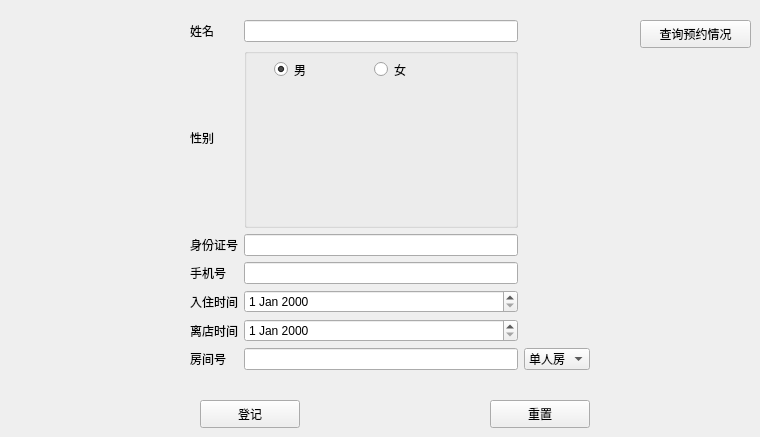
     <widget class="QWidget" name="tab_2">
      <property name="styleSheet">
       <string notr="true"/>
      </property>
      <attribute name="title">
       <string>登记</string>
      </attribute>
      <widget class="QPushButton" name="btnRegister">
       <property name="geometry">
        <rect>
         <x>200</x>
         <y>400</y>
         <width>100</width>
         <height>28</height>
        </rect>
       </property>
       <property name="text">
        <string>登记</string>
       </property>
      </widget>
      <widget class="QPushButton" name="btnBClear">
       <property name="geometry">
        <rect>
         <x>490</x>
         <y>400</y>
         <width>100</width>
         <height>28</height>
        </rect>
       </property>
       <property name="text">
        <string>重置</string>
       </property>
      </widget>
      <widget class="QWidget" name="widget_9" native="true">
       <property name="geometry">
        <rect>
         <x>190</x>
         <y>20</y>
         <width>400</width>
         <height>350</height>
        </rect>
       </property>
       <property name="styleSheet">
        <string notr="true"/>
       </property>
       <layout class="QGridLayout" name="gridLayout_6">
        <item row="0" column="1">
         <widget class="QLineEdit" name="letBName"/>
        </item>
        <item row="3" column="0">
         <widget class="QLabel" name="label_11">
          <property name="text">
           <string>身份证号</string>
          </property>
         </widget>
        </item>
        <item row="4" column="0">
         <widget class="QLabel" name="label_12">
          <property name="text">
           <string>手机号</string>
          </property>
         </widget>
        </item>
        <item row="7" column="1">
         <widget class="QLineEdit" name="letBRoomNumber"/>
        </item>
        <item row="7" column="2">
         <widget class="QComboBox" name="cbbBRoomType">
          <item>
           <property name="text">
            <string>单人房</string>
           </property>
          </item>
          <item>
           <property name="text">
            <string>双人房</string>
           </property>
          </item>
          <item>
           <property name="text">
            <string>套房</string>
           </property>
          </item>
         </widget>
        </item>
        <item row="6" column="1">
         <widget class="QDateEdit" name="detBDepartureDate"/>
        </item>
        <item row="4" column="1">
         <widget class="QLineEdit" name="letBPhoneNumber"/>
        </item>
        <item row="7" column="0">
         <widget class="QLabel" name="label_13">
          <property name="text">
           <string>房间号</string>
          </property>
         </widget>
        </item>
        <item row="5" column="1">
         <widget class="QDateEdit" name="detBArrivalDate"/>
        </item>
        <item row="3" column="1">
         <widget class="QLineEdit" name="letBIDNumber"/>
        </item>
        <item row="0" column="0">
         <widget class="QLabel" name="label_14">
          <property name="text">
           <string>姓名</string>
          </property>
         </widget>
        </item>
        <item row="5" column="0">
         <widget class="QLabel" name="label_15">
          <property name="text">
           <string>入住时间</string>
          </property>
         </widget>
        </item>
        <item row="6" column="0">
         <widget class="QLabel" name="label_29">
          <property name="text">
           <string>离店时间</string>
          </property>
         </widget>
        </item>
        <item row="1" column="1">
         <widget class="QGroupBox" name="groupBox">
          <property name="styleSheet">
           <string notr="true"/>
          </property>
          <property name="title">
           <string/>
          </property>
          <widget class="QRadioButton" name="rbtnMale">
           <property name="geometry">
            <rect>
             <x>30</x>
             <y>10</y>
             <width>51</width>
             <height>23</height>
            </rect>
           </property>
           <property name="text">
            <string>男</string>
           </property>
           <property name="checked">
            <bool>true</bool>
           </property>
          </widget>
          <widget class="QRadioButton" name="rbtnFemale">
           <property name="geometry">
            <rect>
             <x>130</x>
             <y>10</y>
             <width>61</width>
             <height>23</height>
            </rect>
           </property>
           <property name="text">
            <string>女</string>
           </property>
          </widget>
         </widget>
        </item>
        <item row="1" column="0">
         <widget class="QLabel" name="label_16">
          <property name="text">
           <string>性别</string>
          </property>
         </widget>
        </item>
       </layout>
      </widget>
      <widget class="QPushButton" name="btnBSelectAppointment">
       <property name="geometry">
        <rect>
         <x>640</x>
         <y>20</y>
         <width>111</width>
         <height>28</height>
        </rect>
       </property>
       <property name="text">
        <string>查询预约情况</string>
       </property>
      </widget>
     </widget>
